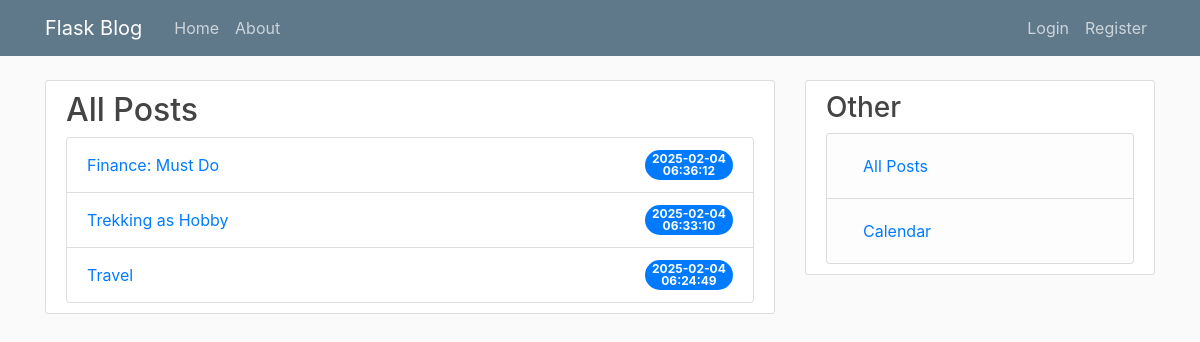
Page /all_posts on the committed database.
### app/models.py (models this page shows, shortened)
class Post(db.Model):
    id = db.Column(db.Integer, primary_key=True)
    title = db.Column(db.String(100), nullable=False)
    date_posted = db.Column(db.DateTime, nullable=False, default=datetime.utcnow)
    content = db.Column(db.Text, nullable=False)
    user_id = db.Column(db.Integer, db.ForeignKey('user.id'), nullable=False)

### app/posts/routes.py (the view)
@posts.route("/all_posts", methods=['GET'])
def all_posts():
    all_posts = Post.query.order_by(Post.date_posted.desc()).all()
    return render_template('all_posts.html', title='All Posts', all_posts=all_posts)

### app/templates/all_posts.html
{% extends "layout.html" %}
{% block content %}
  <div class="content-section">
    <h2>All Posts</h2>
    <ul class="list-group">
      {% for post in all_posts %}
        <li class="list-group-item d-flex justify-content-between align-items-center">
          <a href="{{ url_for('posts.post', post_id=post.id) }}">{{ post.title }}</a>
          <span class="badge badge-primary badge-pill">{{ post.date_posted.strftime('%Y-%m-%d') }}<br>{{ post.date_posted.strftime('%H:%M:%S') }}</span>
        </li>
      {% endfor %}
    </ul>
  </div>
{% endblock %}

### app/static/main.css (style rules this page uses)
body { background: #fafafa; color: #333333; margin-top: 5rem; }
h1, h2, h3, h4, h5, h6 { color: #444444; }
.content-section { background: #ffffff; padding: 10px 20px; border: 1px solid #dddddd; border-radius: 3px; margin-bottom: 20px; }

### rows in the picture
Post: title "Finance: Must Do", date_posted "2025-02-04", date_posted "06:36:12"
Post: title "Trekking as Hobby", date_posted "2025-02-04", date_posted "06:33:10"
Post: title "Travel", date_posted "2025-02-04", date_posted "06:24:49"
